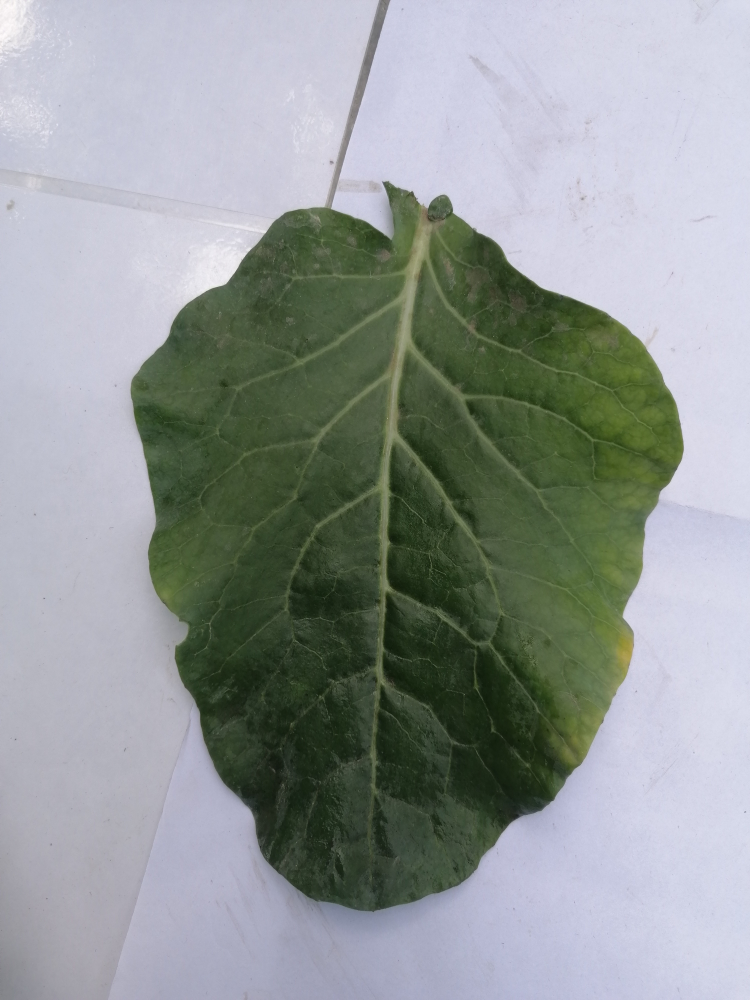
#> input picture final/dataset/original/Healthy/IMG (1).jpg, 3000 x 4000 px (shown at 1/4 size)
$ jupyter execute --allow-errors final_gray_original_images.ipynb
#> lines starting #> are read from the running program, lines starting #| are printed output that depends on the picture
#> further down, img is the input picture: shape (4000, 3000, 3); mean B, G, R 152.3, 153.1, 147
#> `img_resized = cv2.resize(img, (desired_width, desired_height))`:
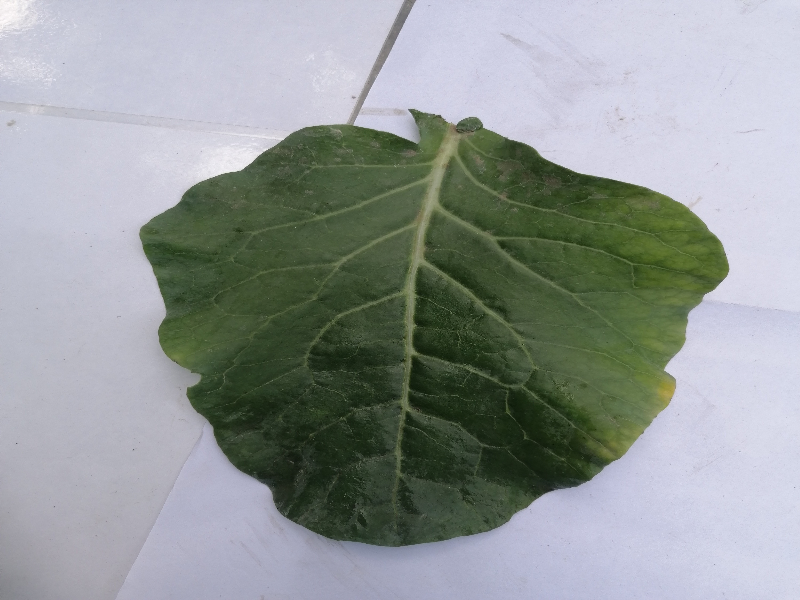
#> img_resized: shape (600, 800, 3); mean B, G, R 152.2, 153, 146.9
#> `gray_img = cv2.cvtColor(img, cv2.COLOR_BGR2GRAY)`:
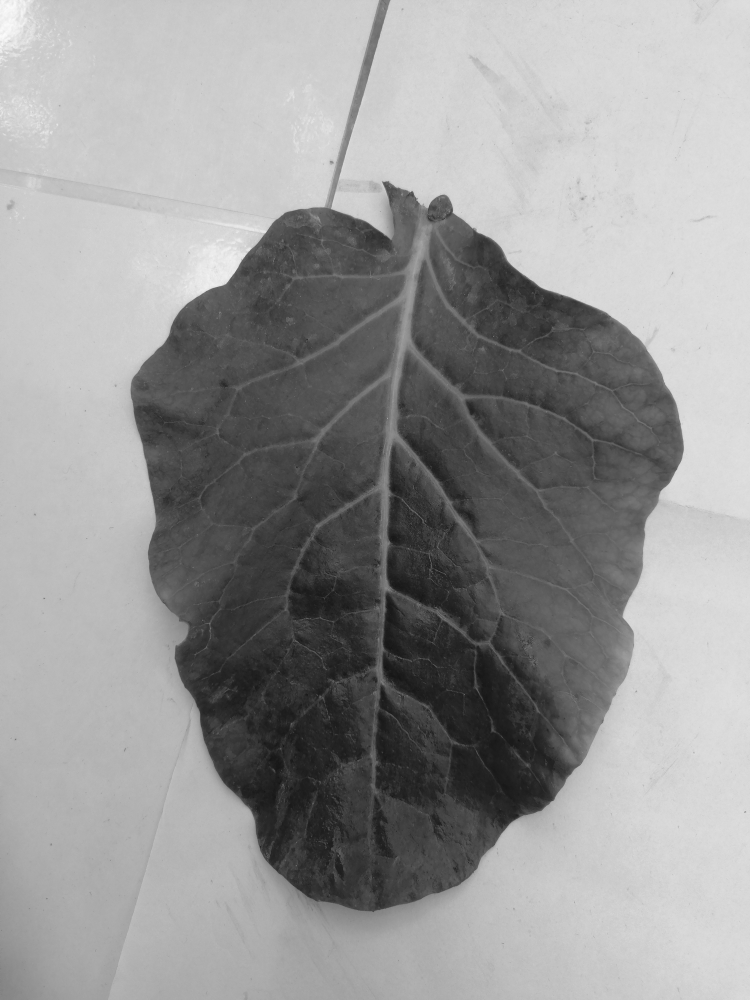
#> gray_img: shape (4000, 3000) (shown at 1/4 size); min 4, max 254, mean 151.1
#> `gray_resized = cv2.resize(gray_img, (desired_width, desired_height))`:
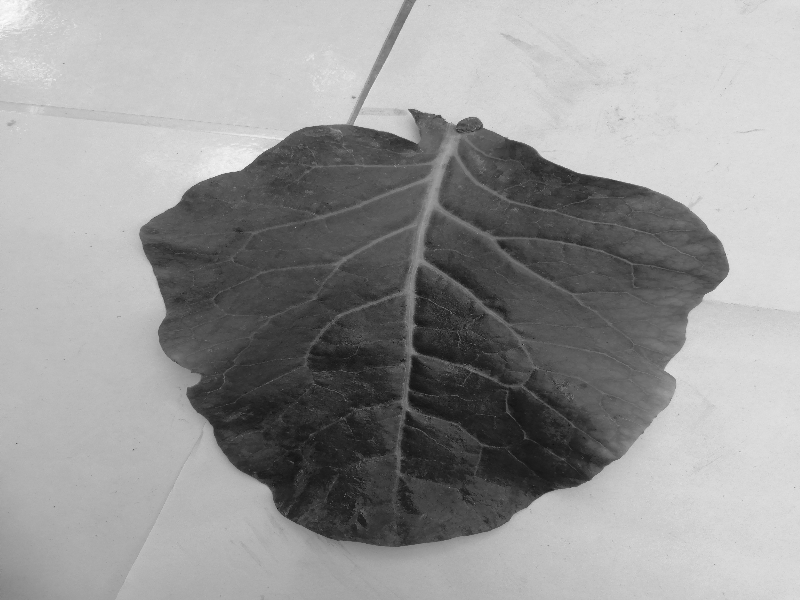
#> gray_resized: shape (600, 800); min 15, max 253, mean 151.1
#> pass 2 of the loop `for subfolder in subfolders:`:
[cell 1]
import os
import cv2
import numpy as np
import pandas as pd
import matplotlib.pyplot as plt
import seaborn as sns
from sklearn.model_selection import train_test_split
from sklearn.decomposition import PCA
from sklearn.preprocessing import LabelEncoder
from sklearn.metrics import accuracy_score, classification_report

import warnings
warnings.filterwarnings("ignore")

### Step 2: Preprocess the data
There will be 3 types of processed data:
- grayscaled
- colored
- selectively cropped (meaning just the leaf will be visible)

Here is what we need to do for grayscale:
- make the image grayscale
- crop the image
- convert the image into a 1 dimensional `numpy` array
- label the data so we can identify individual images within the array

[cell 2]
# Define the path to the dataset
dataset_path = 'dataset/'
def preprocess_image_grayscale(dataset_path: str, size=(64, 64)):
    """Returns a 1-dimensional numpy array that represents a cropped grayscale image\n
    Given a file path, this function turns the provided image file grayscale,\n
    crops it to ........ pixels, and finally converts it into a 1-dimensional array
    """
#> called with dataset_path = 'dataset/original/Healthy/IMG (1).jpg', size = (64, 64)
    # convert the image into a 3 dimensional numpy array
    img = cv2.imread(dataset_path)
    # make the image grayscale, reducing it to a 2d numpy array
    gray_img = cv2.cvtColor(img, cv2.COLOR_BGR2GRAY)

    # select only a portion of the numpy array to represent an ......... pixels cropped image
    # we can find center of image by halving the image dimensions
    # calculate crop boundaries (400 pixels in each direction from center)
    center_y = gray_img.shape[0] // 2
#> center_y = 2000
    center_x = gray_img.shape[1] // 2
#> center_x = 1500
    crop_size = 500
    start_y = center_y - crop_size
#> start_y = 1500
    start_x = center_x - crop_size
#> start_x = 1000
    end_y = center_y + crop_size
#> end_y = 2500
    end_x = center_x + crop_size
#> end_x = 2000
    gray_img = gray_img[start_y:end_y, start_x:end_x]
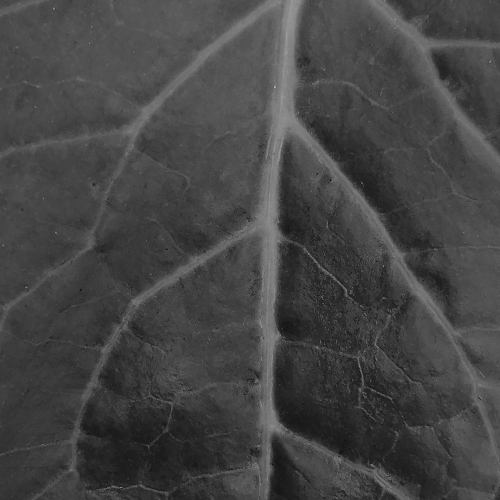
#> gray_img: shape (1000, 1000) (shown at 1/2 size); min 4, max 245, mean 68.7

    gray_img = cv2.resize(img, size)  # Resize to reduce features
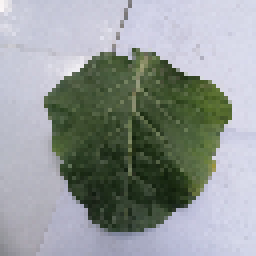
#> gray_img: shape (64, 64, 3) (shown 4 times larger); mean B, G, R 152.2, 153.1, 146.9
#> pass 2 of the loop `for category in ['Healthy', 'Black-Rot', 'Insect-Hole']:`:
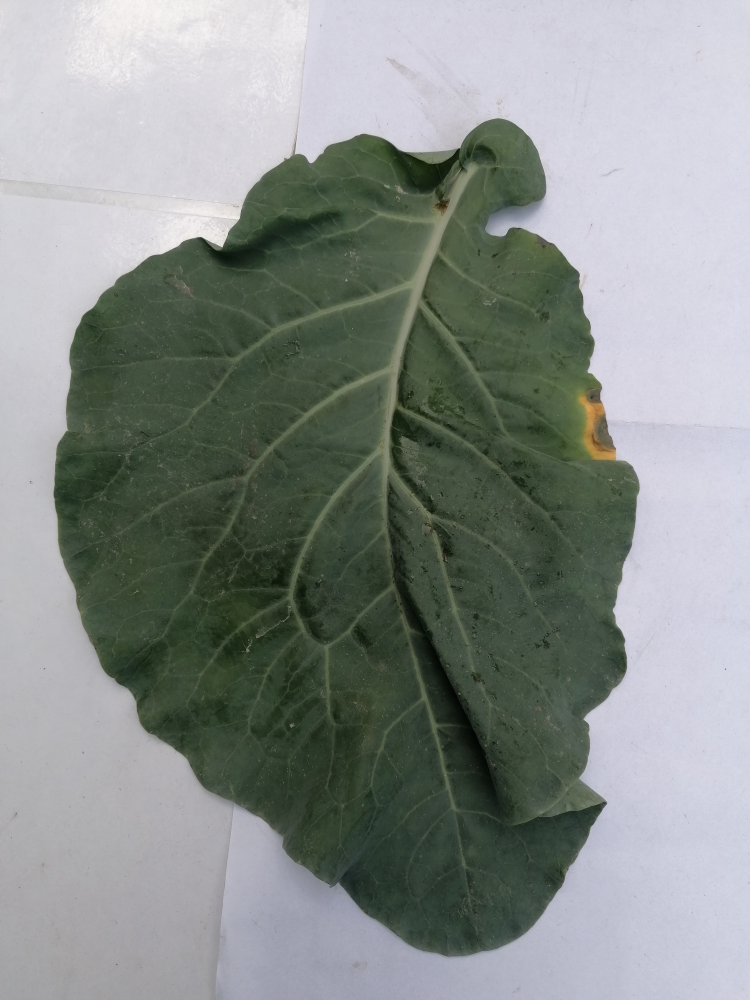
#> input picture final/dataset/original/Black-Rot/IMG (1).jpg, 3000 x 4000 px (shown at 1/4 size)
#> in preprocess_image_grayscale, img is the input picture: shape (4000, 3000, 3); mean B, G, R 138.9, 142.4, 136.3
#> in preprocess_image_grayscale (call 2), `gray_img = gray_img[start_y:end_y, start_x:end_x]`:
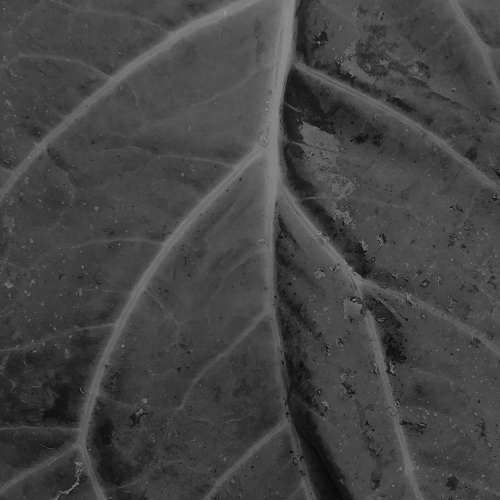
#> gray_img: shape (1000, 1000) (shown at 1/2 size); min 1, max 165, mean 68.5
#> in preprocess_image_grayscale (call 2), `gray_img = cv2.resize(img, size)`:
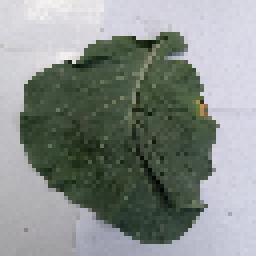
#> gray_img: shape (64, 64, 3) (shown 4 times larger); mean B, G, R 138.8, 142.2, 136.2
    # flatten 2d array into 1d
    return gray_img.ravel()

[cell 3]
def preprocess_image(dataset_path: str, size=(64, 64)):
    """Returns a 1-dimensional numpy array that represents a cropped grayscale image\n
    Given a file path, this function preserves the color of the image,\n
    crops it to ........ pixels, and finally converts it into a 1-dimensional array
    """
    # convert the image into a 3 dimensional numpy array
    img = cv2.imread(dataset_path)
    center_y = img.shape[0] // 2
    center_x = img.shape[1] // 2
    crop_size = 500
    start_y = center_y - crop_size
    start_x = center_x - crop_size
    end_y = center_y + crop_size
    end_x = center_x + crop_size
    img = img[start_y:end_y, start_x:end_x]
    img_resized = cv2.resize(img, size)  # Resize to reduce features
    # flatten 2d array into 1d
    return img_resized.ravel()

[cell 4]
# Define the main directory path where all the folders (Healthy, Insect Hole, Black Rot) are stored
main_dir = "dataset/original/"

# List all subfolders (Healthy, Insect Hole, Black Rot)
subfolders = ['Healthy', 'Insect-Hole', 'Black-Rot']

# Resize settings (desired width and height for window size)
desired_width = 800
desired_height = 600

# Loop through all subfolders
#> (the rest of this cell did not finish here and is left out)

[cell 5]
X = []  # Features
y = []  # Labels
data_input_size = 200  # Number of images to process per category

# preprocess images from each disease category
# then add the preprocessed images to the dataset while labeling them
#> (the rest of this cell did not finish here and is left out)

[cell 6]
#Handling Missing values
#Check for Nans
print('Missing values in X:', np.isnan(X).sum())
#| Missing values in X: 0

#Replace Nans with 0
X = np.nan_to_num(X)

[cell 7]
#Convert feature and label lists to a DataFrame for inspection

df = pd.DataFrame(X)
#> df = table of 2 rows and 12288 columns
df['label'] = y

#Descriptive statistics
print(df.describe())
#> (printed output is left out)

[cell 8]
#label distribution
print(df['label'].value_counts())
#| label
#| Healthy      1
#| Black-Rot    1
#| Name: count, dtype: int64
